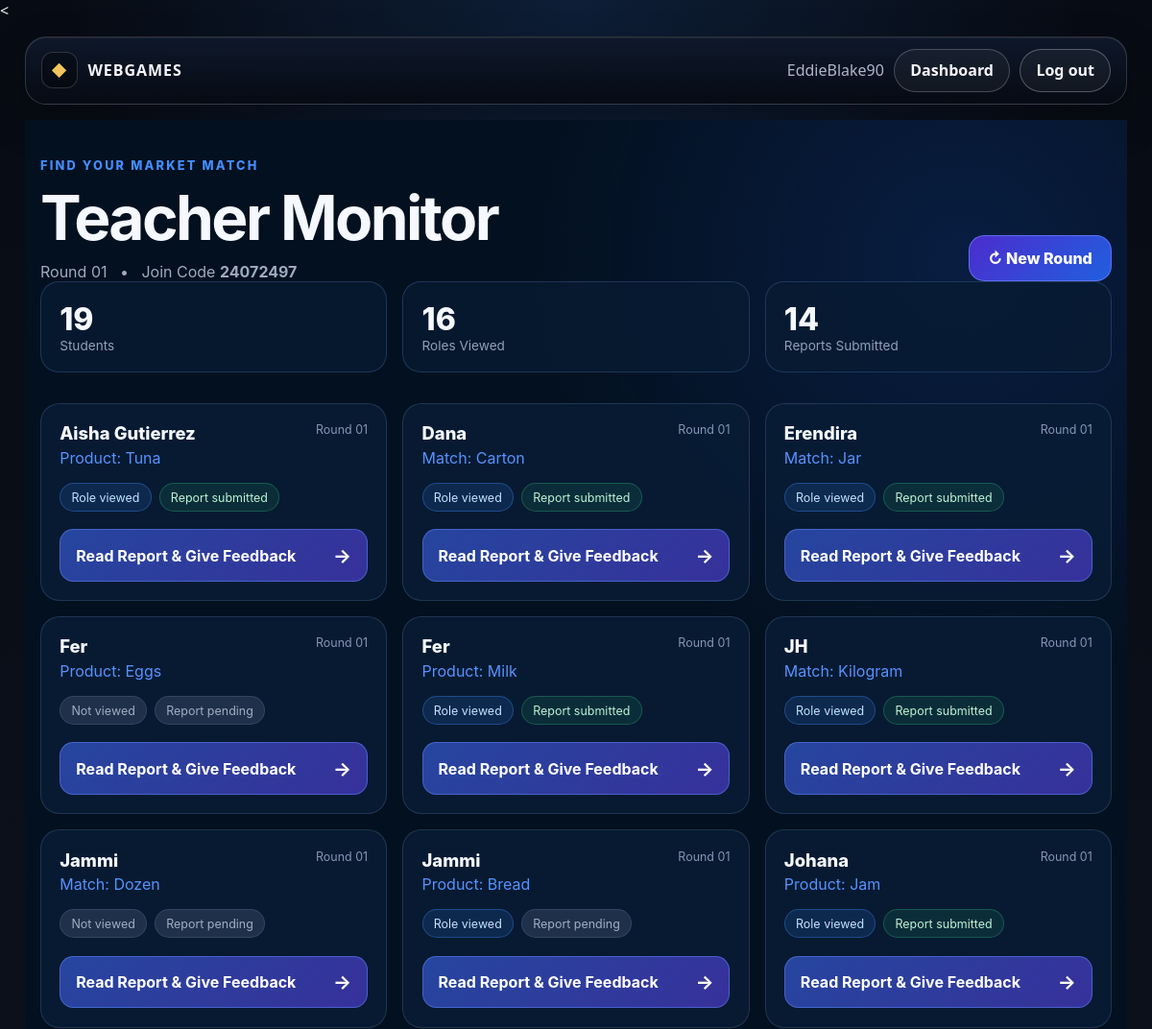
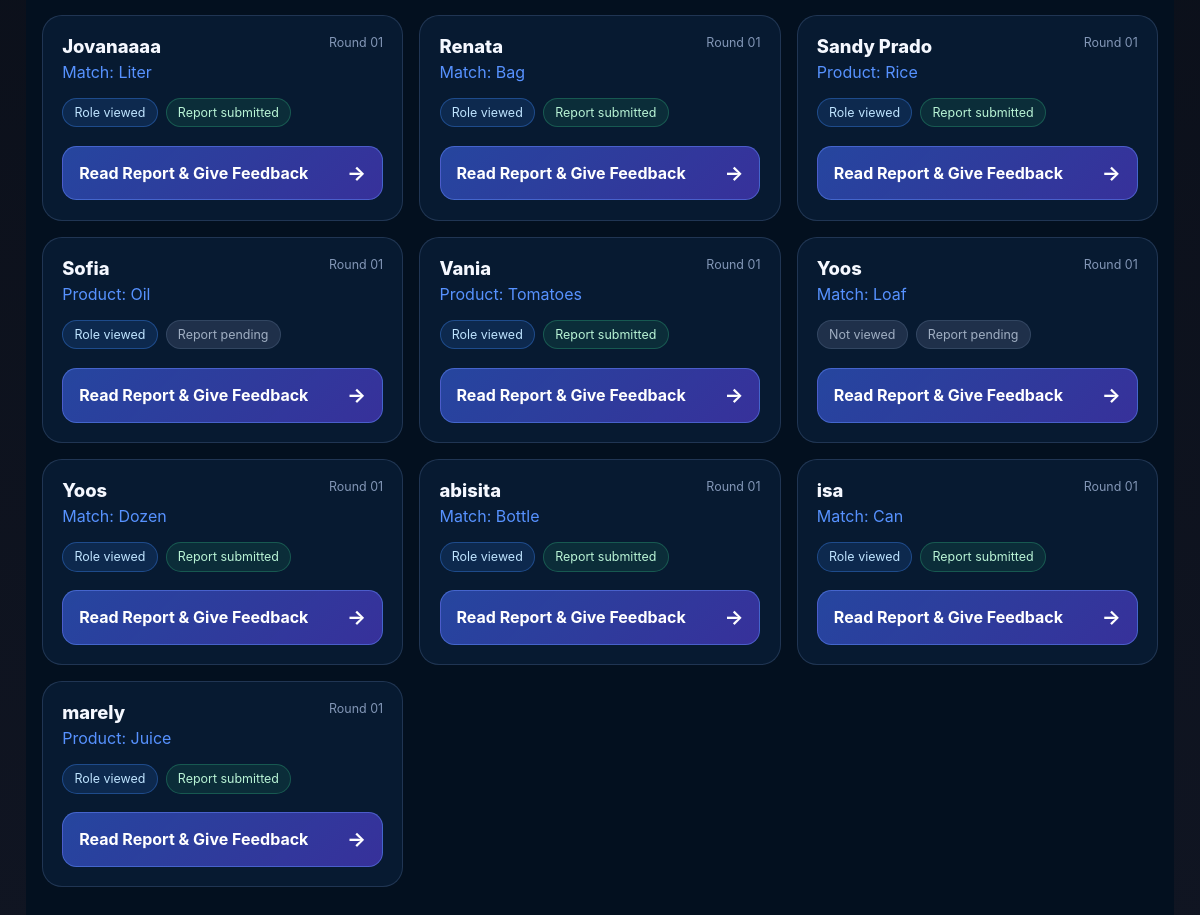
Screenshot of /roleplay/monitor/24072497/ (signed in) with the database file from the repository (2 pictures, top to bottom).
### accounts/models.py (models this page shows, shortened)
class User(AbstractUser):
    class Role(models.TextChoices):
        TEACHER = "TEACHER", "Teacher"
        ADMIN = "ADMIN", "Admin"
    role = models.CharField(
        max_length=20,
        choices=Role.choices,
        default=Role.TEACHER,
    )

### roleplay/models.py (models this page shows, shortened)
class RolePlaySituation(models.Model):
    title = models.CharField(max_length=150)
    slug = models.SlugField(
        max_length=160,
        unique=True,
    )
    summary = models.TextField(
        blank=True,
        help_text="Short description shown to the teacher.",
    )
    student_briefing = models.TextField(
        blank=True,
        help_text=(
            "Information every student should know before "
            "the role play begins."
        ),
    )
    teacher_notes = models.TextField(
        blank=True,
        help_text="Instructions visible only to the teacher.",
    )
    language_target = models.TextField(
        blank=True,
        help_text=(
            "Grammar, vocabulary, communicative function, "
            "or learning objective practiced in this situation."
        ),
    )
    is_active = models.BooleanField(default=True)
    created_at = models.DateTimeField(auto_now_add=True)
    updated_at = models.DateTimeField(auto_now=True)
    class Meta:
        ordering = ["title"]

class RoleAssignment(models.Model):
    run = models.ForeignKey(
        RolePlayRun,
        on_delete=models.CASCADE,
        related_name="assignments",
    )
    participant = models.ForeignKey(
        Participant,
        on_delete=models.CASCADE,
        related_name="roleplay_assignments",
    )
    role = models.ForeignKey(
        RoleCard,
        on_delete=models.PROTECT,
        related_name="assignments",
    )
    round_number = models.PositiveIntegerField(
        default=1,
    )
    role_snapshot = models.JSONField(
        default=dict,
        blank=True,
    )
    assigned_at = models.DateTimeField(auto_now_add=True)
    viewed_at = models.DateTimeField(
        null=True,
        blank=True,
    )
    class Meta:
        constraints = [
            models.UniqueConstraint(
                fields=[
                    "run",
                    "participant",
                    "round_number",
                ],
                name="unique_roleplay_assignment_per_participant_round",
            ),
        ]

class RoleCard(models.Model):
    situation = models.ForeignKey(
        RolePlaySituation,
        on_delete=models.CASCADE,
        related_name="roles",
    )
    name = models.CharField(
        max_length=120,
        help_text="Role name, e.g. Detective, Customer, Manager.",
    )
    character_name = models.CharField(
        max_length=120,
        blank=True,
        help_text="Optional character identity.",
    )
    public_description = models.TextField(
        blank=True,
        help_text=(
            "Information that is safe for the student "
            "to reveal during the activity."
        ),
    )
    private_briefing = models.TextField(
        blank=True,
        help_text="Information known only by this role.",
    )
    objective = models.TextField(
        blank=True,
        help_text="What this role is trying to accomplish.",
    )
    secret_information = models.TextField(
        blank=True,
        help_text=(
            "Optional secrets, evidence, motivations, "
            "or hidden constraints."
        ),
    )
    useful_language = models.TextField(
        blank=True,
        help_text=(
            "Optional vocabulary, sentence starters, "
            "or language support."
        ),
    )
    copies_available = models.PositiveIntegerField(
        default=1,
        help_text=(
            "How many students may receive this role "
            "during the same session."
        ),
    )
    sort_order = models.PositiveIntegerField(default=0)
    is_active = models.BooleanField(default=True)
    class Meta:
        ordering = ["sort_order", "name"]

class RolePlayRecordSubmission(models.Model):
    assignment = models.ForeignKey(
        RoleAssignment,
        on_delete=models.CASCADE,
        related_name="record_submissions",
    )
    template = models.ForeignKey(
        RolePlayRecordTemplate,
        on_delete=models.PROTECT,
        related_name="submissions",
    )
    sequence = models.PositiveIntegerField(default=1)
    is_submitted = models.BooleanField(default=False)
    teacher_feedback = models.TextField(
        blank=True,
    )
    reviewed_at = models.DateTimeField(
        null=True,
        blank=True,
    )
    created_at = models.DateTimeField(auto_now_add=True)
    updated_at = models.DateTimeField(auto_now=True)
    submitted_at = models.DateTimeField(
        null=True,
        blank=True,
    )
    class Meta:
        constraints = [
            models.UniqueConstraint(
                fields=[
                    "assignment",
                    "template",
                    "sequence",
                ],
                name="unique_roleplay_record_instance",
            ),
        ]

### sessions/models.py (models this page shows, shortened)
class GameSession(models.Model):
    class Status(models.TextChoices):
        LOBBY = "LOBBY", "Lobby"
        ACTIVE = "ACTIVE", "Active"
        ENDED = "ENDED", "Ended"
    teacher = models.ForeignKey(
        settings.AUTH_USER_MODEL,
        on_delete=models.CASCADE,
        related_name="game_sessions",
    )
    game_template = models.ForeignKey(
        GameTemplate,
        on_delete=models.PROTECT,
        related_name="sessions",
    )
    title = models.CharField(max_length=150)
    join_code = models.SlugField(max_length=12, unique=True, blank=True)
    status = models.CharField(
        max_length=20,
        choices=Status.choices,
        default=Status.LOBBY,
    )
    current_step = models.CharField(
        max_length=50,
        default="waiting",
        help_text="Used to route students to the correct game step.",
    )
    created_at = models.DateTimeField(auto_now_add=True)
    started_at = models.DateTimeField(null=True, blank=True)
    ended_at = models.DateTimeField(null=True, blank=True)

class Participant(models.Model):
    session = models.ForeignKey(
        GameSession,
        on_delete=models.CASCADE,
        related_name="participants",
    )
    display_name = models.CharField(max_length=100)
    student_id = models.CharField(max_length=50, blank=True)
    joined_at = models.DateTimeField(auto_now_add=True)
    is_ready = models.BooleanField(default=False)
    class Meta:
        constraints = [
            models.UniqueConstraint(
                fields=["session", "student_id"],
                condition=~Q(student_id=""),
                name="unique_student_id_per_session_when_provided",
            )
        ]

### roleplay/views.py (the view)
@login_required
def teacher_monitor(request, join_code):
    run = get_object_or_404(
        RolePlayRun.objects.select_related(
            "game_session",
            "situation",
        ),
        game_session__join_code=join_code,
        game_session__teacher=request.user,
    )
    assignments = list(
        run.assignments
        .filter(
            round_number=run.current_round,
        )
        .select_related(
            "participant",
            "role",
        )
        .prefetch_related(
            "record_submissions",
        )
        .order_by(
            "participant__display_name",
        )
    )
    viewed_count = sum(
        1
        for assignment in assignments
        if assignment.viewed_at
    )
    submitted_count = sum(
        1
        for assignment in assignments
        if any(
            submission.is_submitted
            for submission
            in assignment.record_submissions.all()
        )
    )
    return render(
        request,
        "roleplay/teacher_monitor.html",
        {
            "run": run,
            "session": run.game_session,
            "situation": run.situation,
            "assignments": assignments,
            "current_round": run.current_round,
            "total_students": len(assignments),
            "viewed_count": viewed_count,
            "submitted_count": submitted_count,
        },
    )

### roleplay/templates/roleplay/teacher_monitor.html (shortened to what this page needs)
{% extends "base.html" %}
{% block content %}
<div class="rpm-page">
    <main class="rpm-container">
        <header class="rpm-header">
            <div class="rpm-kicker">
                {{ situation.title }}
            </div>
            <div class="rpm-title-row">
                <div>
                    <h1 class="rpm-title">
                        Teacher Monitor
                    </h1>
                    <div class="rpm-meta">
                        Round
                        {{ current_round|stringformat:"02d" }}
                        &nbsp; • &nbsp;
                        Join Code
                        <strong>
                            {{ session.join_code }}
                        </strong>
                    </div>
                </div>
                <form
                    method="post"
                    action="{% url 'roleplay:reassign_roles' session.join_code %}"
                    onsubmit="
                        return confirm(
                            'Start a new round? Existing reports will be preserved and every student will receive a new role.'
                        );
                    "
                >
                    <button
                        class="rpm-new-round"
                        type="submit"
                    >
                        ↻ New Round
                    </button>
                </form>
            </div>
        </header>
        <section class="rpm-stats">
            <article class="rpm-stat">
                <div
                    class="rpm-stat-value"
                    id="studentCount"
                >
                    {{ total_students }}
                </div>
                <div class="rpm-stat-label">
                    Students
                </div>
            </article>
            <article class="rpm-stat">
                <div
                    class="rpm-stat-value"
                    id="viewedCount"
                >
                    {{ viewed_count }}
                </div>
                <div class="rpm-stat-label">
                    Roles Viewed
                </div>
            </article>
            <article class="rpm-stat">
                <div
                    class="rpm-stat-value"
                    id="submittedCount"
                >
                    {{ submitted_count }}
                </div>
                <div class="rpm-stat-label">
                    Reports Submitted
                </div>
            </article>
        </section>
        <section class="rpm-grid">
        {% for assignment in assignments %}
            <article
                class="rpm-student"
                data-assignment-id="{{ assignment.id }}"
            >
                <div class="rpm-student-top">
                    <div>
                        <div class="rpm-student-name">
                            {{ assignment.participant.display_name }}
                        </div>
                        <div class="rpm-role">
                            {{ assignment.role.name }}
                        </div>
                    </div>
                    <div class="rpm-round-number">
                        Round {{ assignment.round_number|stringformat:"02d" }}
                    </div>
                </div>
                <div class="rpm-statuses">
                    <span
                        class="
                            rpm-badge
                            rpm-viewed
                            {% if assignment.viewed_at %}
                                active
                            {% endif %}
                        "
                    >
                        {% if assignment.viewed_at %}
                            Role viewed
                        {% else %}
                            Not viewed
                        {% endif %}
                    </span>
                    <span
                        class="
                            rpm-badge
                            rpm-submitted
                            {% for submission in assignment.record_submissions.all %}
                                {% if submission.is_submitted %}
                                    complete
                                {% endif %}
                            {% endfor %}
                        "
                    >
                        {% if assignment.record_submissions.all %}
                            {% for submission in assignment.record_submissions.all %}
                                {% if submission.is_submitted %}
                                    Report submitted
                                {% else %}
                                    Report pending
                                {% endif %}
                            {% endfor %}
                        {% else %}
                            Report pending
                        {% endif %}
                    </span>
                </div>
                <a
                    class="rpm-report-link"
                    href="{% url 'roleplay:teacher_student_reports' session.join_code assignment.participant.id %}"
                >
                    <span>
                        Read Report & Give Feedback
                    </span>
                    <span class="rpm-report-arrow">
                        →
                    </span>
                </a>
            </article>
        {% endfor %}
        </section>
    </main>
</div>
{% endblock %}

### templates/base.html (shortened to what this page needs)
{% load static %}
<!DOCTYPE html>
<html lang="en">
<head>
<link rel="stylesheet" href="{% static 'webgames/css/app-theme.css' %}">
</head>
<body>
  <main class="fr-app-shell">
    <nav class="app-top-nav">
  <a class="app-brand" href="{% url 'games:teacher_dashboard' %}">
    <span class="app-brand-mark">◆</span>
    <span>Webgames</span>
  </a>
  <div class="app-nav-links">
        {% if user.is_authenticated %}
          <span class="fr-muted-text">
            {{ user.username }}
          </span>
          <a class="app-btn app-btn-secondary" href="{% url 'games:teacher_dashboard' %}">
  Dashboard
</a>
<a class="app-btn" href="{% url 'logout' %}">
  Log out
</a>
        {% else %}
          <a class="app-btn app-btn-primary" href="{% url 'login' %}">
  Log in
</a>
        {% endif %}
      </div>
    </nav>
    {% block content %}{% endblock %}
  </main>
</body>
</html>

### rows the page displays
User: username "EddieBlake90"
RolePlaySituation: title "FIND YOUR MARKET MATCH"
GameSession: join_code "24072497"
RoleAssignment: participant.display_name "Aisha Gutierrez", role.name "Product: Tuna", round_number "01", shows "Role viewed"
RolePlayRecordSubmission: is_submitted "Report submitted"
RoleAssignment: participant.display_name "Dana", role.name "Match: Carton", round_number "01", shows "Role viewed"
RolePlayRecordSubmission: is_submitted "Report submitted"
RoleAssignment: participant.display_name "Erendira", role.name "Match: Jar", round_number "01", shows "Role viewed"
RolePlayRecordSubmission: is_submitted "Report submitted"
RoleAssignment: participant.display_name "Fer", role.name "Product: Eggs", round_number "01", shows "Not viewed", shows "Report pending"
RoleAssignment: participant.display_name "Fer", role.name "Product: Milk", round_number "01", shows "Role viewed"
RolePlayRecordSubmission: is_submitted "Report submitted"
RoleAssignment: participant.display_name "JH", role.name "Match: Kilogram", round_number "01", shows "Role viewed"
RolePlayRecordSubmission: is_submitted "Report submitted"
RoleAssignment: participant.display_name "Jammi", role.name "Match: Dozen", round_number "01", shows "Not viewed", shows "Report pending"
RoleAssignment: participant.display_name "Jammi", role.name "Product: Bread", round_number "01", shows "Role viewed", shows "Report pending"
RoleAssignment: participant.display_name "Johana", role.name "Product: Jam", round_number "01", shows "Role viewed"
RolePlayRecordSubmission: is_submitted "Report submitted"
RoleAssignment: participant.display_name "Jovanaaaa", role.name "Match: Liter", round_number "01", shows "Role viewed"
RolePlayRecordSubmission: is_submitted "Report submitted"
RoleAssignment: participant.display_name "Renata", role.name "Match: Bag", round_number "01", shows "Role viewed"
RolePlayRecordSubmission: is_submitted "Report submitted"
RoleAssignment: participant.display_name "Sandy Prado", role.name "Product: Rice", round_number "01", shows "Role viewed"
RolePlayRecordSubmission: is_submitted "Report submitted"
RoleAssignment: participant.display_name "Sofia", role.name "Product: Oil", round_number "01", shows "Role viewed", shows "Report pending"
RoleAssignment: participant.display_name "Vania", role.name "Product: Tomatoes", round_number "01", shows "Role viewed"
RolePlayRecordSubmission: is_submitted "Report submitted"
RoleAssignment: participant.display_name "Yoos", role.name "Match: Loaf", round_number "01", shows "Not viewed", shows "Report pending"
RoleAssignment: participant.display_name "Yoos", role.name "Match: Dozen", round_number "01", shows "Role viewed"
RolePlayRecordSubmission: is_submitted "Report submitted"
RoleAssignment: participant.display_name "abisita", role.name "Match: Bottle", round_number "01", shows "Role viewed"
RolePlayRecordSubmission: is_submitted "Report submitted"
RoleAssignment: participant.display_name "isa", role.name "Match: Can", round_number "01", shows "Role viewed"
RolePlayRecordSubmission: is_submitted "Report submitted"
RoleAssignment: participant.display_name "marely", role.name "Product: Juice", round_number "01", shows "Role viewed"
RolePlayRecordSubmission: is_submitted "Report submitted"

### other values shown
{{ current_round|stringformat:"02d" }} "01"
{{ total_students }} "19"
{{ viewed_count }} "16"
{{ submitted_count }} "14"
